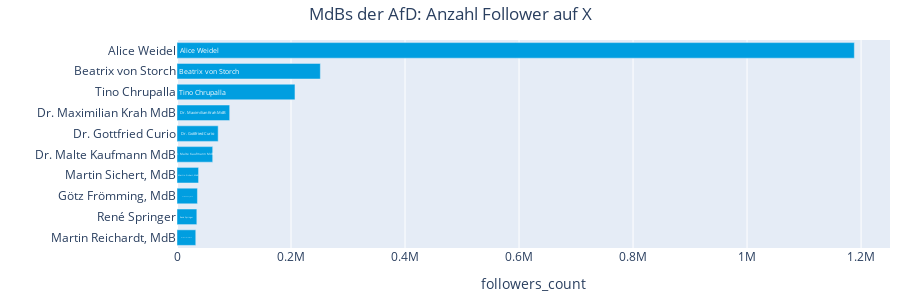

Notebook code for this chart:
### Code cell
plot_party_hbar(df_profiles[df_profiles["partei_kurz"]=="AFD"], 'name', 'followers_count', top_n=10, title='MdBs der AfD: Anzahl Follower auf X')

### Figure 1 — Plotly figure (JSON) as saved in the notebook; plotly's stock layout.template omitted (floating-point values rounded to 4 significant figures)
{"data": [{"cliponaxis": false, "customdata": [["AFD"], ["AFD"], ["AFD"], ["AFD"], ["AFD"], ["AFD"], ["AFD"], ["AFD"], ["AFD"], ["AFD"]], "hovertemplate": "name: %{y}<br>followers_count: %{x:,.0f}<br>partei_kurz: %{customdata[0]}<extra></extra>", "insidetextanchor": "start", "marker": {"color": ["#009EE0", "#009EE0", "#009EE0", "#009EE0", "#009EE0", "#009EE0", "#009EE0", "#009EE0", "#009EE0", "#009EE0"]}, "orientation": "h", "text": ["Alice Weidel", "Beatrix von Storch", "Tino Chrupalla", "Dr. Maximilian Krah MdB", "Dr. Gottfried Curio", "Dr. Malte Kaufmann MdB", "Martin Sichert, MdB", "Götz Frömming, MdB", "René Springer", "Martin Reichardt, MdB"], "textfont": {"color": "#FFFFFF"}, "textposition": "inside", "texttemplate": "%{text}", "type": "bar", "x": [1188211, 251474, 206936, 92410, 72228, 62627, 37831, 35872, 34802, 32920], "y": ["Alice Weidel", "Beatrix von Storch", "Tino Chrupalla", "Dr. Maximilian Krah MdB", "Dr. Gottfried Curio", "Dr. Malte Kaufmann MdB", "Martin Sichert, MdB", "Götz Frömming, MdB", "René Springer", "Martin Reichardt, MdB"]}], "layout": {"bargap": 0.25, "height": 300, "margin": {"b": 10, "l": 10, "r": 10, "t": 40}, "title": {"text": "MdBs der AfD: Anzahl Follower auf X", "x": 0.5}, "xaxis": {"title": {"text": "followers_count"}}, "yaxis": {"categoryarray": ["Martin Reichardt, MdB", "René Springer", "Götz Frömming, MdB", "Martin Sichert, MdB", "Dr. Malte Kaufmann MdB", "Dr. Gottfried Curio", "Dr. Maximilian Krah MdB", "Tino Chrupalla", "Beatrix von Storch", "Alice Weidel"], "categoryorder": "array", "title": {"text": ""}}}}
